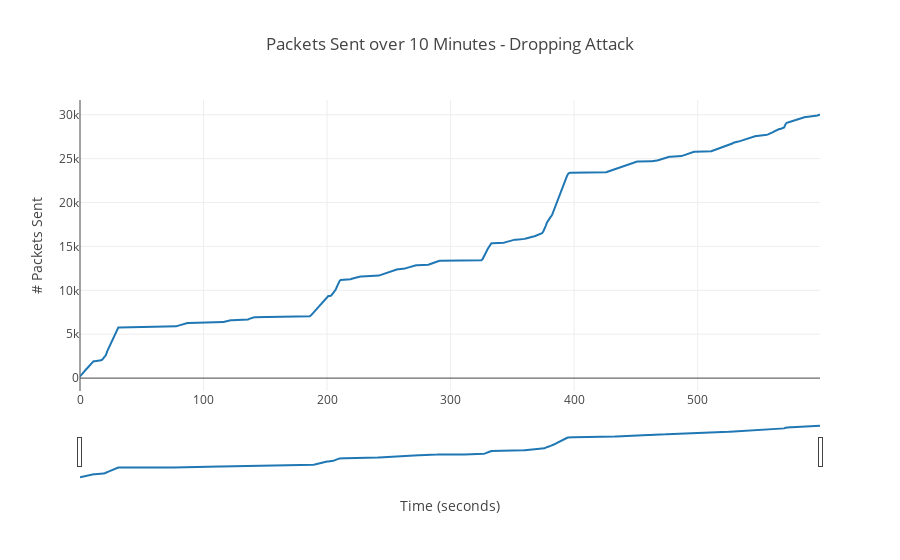

This figure's notebook cell:
### Code cell
data = [go.Scatter(
          x=np.arange(0, 600),
          y=getPacketsSent(df_drop))]

layout = dict(
    title="Packets Sent over 10 Minutes - Dropping Attack",
    xaxis=dict(
        title='Time (seconds)',
        rangeslider=dict(
            visible = True
        )
    ), 
    yaxis=dict(
        title='# Packets Sent'
    )
)

iplot(dict(data=data, layout=layout))

### Figure 1 — Plotly figure (JSON) as saved in the notebook; plotly's stock layout.template omitted (floating-point values rounded to 4 significant figures; data arrays with more than 128 entries replaced by an {"elided": "..."} marker saying what was removed)
{"data": [{"type": "scatter", "uid": "71dd9556-8d3e-4578-9f6f-0f3d8af63030", "x": {"elided": "600 int values"}, "y": {"elided": "600 int values"}}], "layout": {"title": {"text": "Packets Sent over 10 Minutes - Dropping Attack"}, "xaxis": {"rangeslider": {"visible": true}, "title": {"text": "Time (seconds)"}}, "yaxis": {"title": {"text": "# Packets Sent"}}}}
